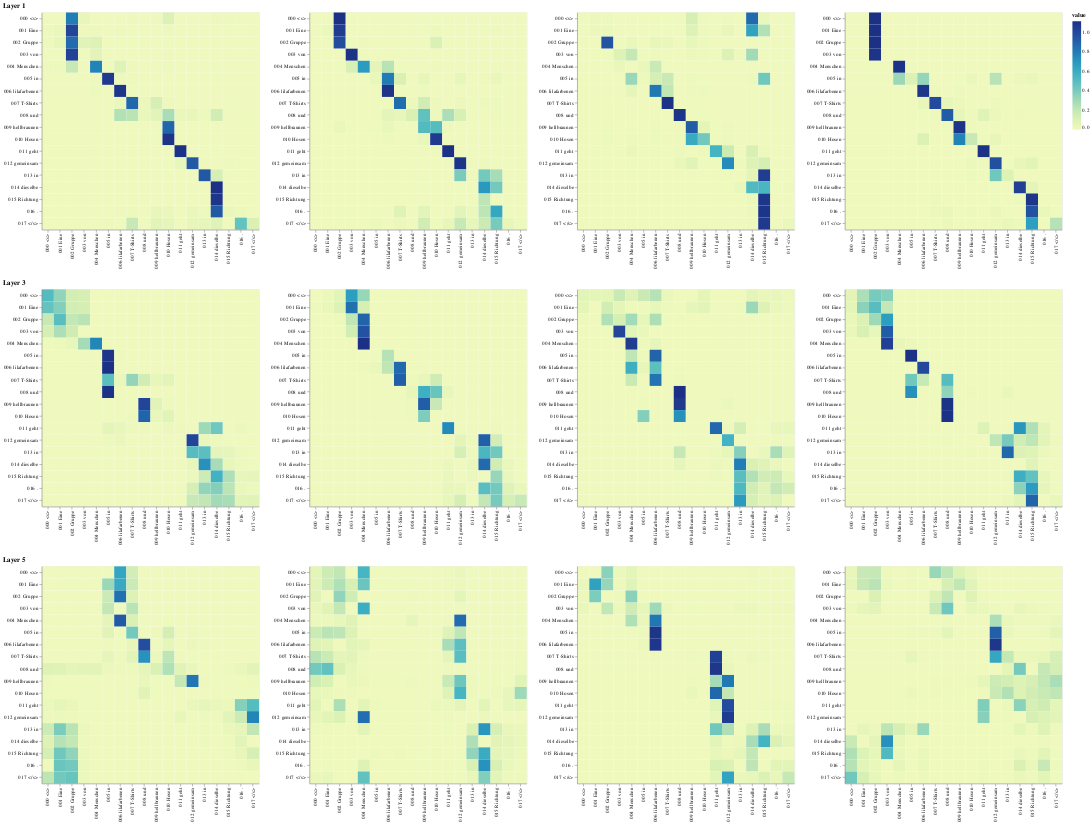

Source (notebook cell):
### Markdown cell above
## Encoder Self Attention

### Code cell
def viz_encoder_self():
    model, example_data = run_model_example(n_examples=1)
    example = example_data[
        len(example_data) - 1
    ]  # batch object for the final example

    layer_viz = [
        visualize_layer(
            model, layer, get_encoder, len(example[1]), example[1], example[1]
        )
        for layer in range(6)
    ]
    return alt.hconcat(
        layer_viz[0]
        # & layer_viz[1]
        & layer_viz[2]
        # & layer_viz[3]
        & layer_viz[4]
        # & layer_viz[5]
    )


show_example(viz_encoder_self)

### Figure 1 — Vega-Lite specification as saved in the notebook (floating-point values rounded to 4 significant figures; data arrays with more than 128 entries replaced by an {"elided": "..."} marker saying what was removed)
{"config": {"view": {"continuousWidth": 400, "continuousHeight": 300}}, "hconcat": [{"vconcat": [{"hconcat": [{"data": {"name": "data-410ad925c6985248ae8461c8b20f6113"}, "mark": "rect", "encoding": {"color": {"field": "value", "type": "quantitative"}, "tooltip": [{"field": "row", "type": "quantitative"}, {"field": "column", "type": "quantitative"}, {"field": "value", "type": "quantitative"}, {"field": "row_token", "type": "nominal"}, {"field": "col_token", "type": "nominal"}], "x": {"axis": {"title": ""}, "field": "col_token", "type": "nominal"}, "y": {"axis": {"title": ""}, "field": "row_token", "type": "nominal"}}, "height": 400, "selection": {"selector006": {"type": "interval", "bind": "scales", "encodings": ["x", "y"]}}, "width": 400}, {"data": {"name": "data-45b1ccbb2636426be5d4640a51d42b93"}, "mark": "rect", "encoding": {"color": {"field": "value", "type": "quantitative"}, "tooltip": [{"field": "row", "type": "quantitative"}, {"field": "column", "type": "quantitative"}, {"field": "value", "type": "quantitative"}, {"field": "row_token", "type": "nominal"}, {"field": "col_token", "type": "nominal"}], "x": {"axis": {"title": ""}, "field": "col_token", "type": "nominal"}, "y": {"axis": {"title": ""}, "field": "row_token", "type": "nominal"}}, "height": 400, "selection": {"selector008": {"type": "interval", "bind": "scales", "encodings": ["x", "y"]}}, "width": 400}, {"data": {"name": "data-fb06430bfce05b34d7898d86dd77b5d1"}, "mark": "rect", "encoding": {"color": {"field": "value", "type": "quantitative"}, "tooltip": [{"field": "row", "type": "quantitative"}, {"field": "column", "type": "quantitative"}, {"field": "value", "type": "quantitative"}, {"field": "row_token", "type": "nominal"}, {"field": "col_token", "type": "nominal"}], "x": {"axis": {"title": ""}, "field": "col_token", "type": "nominal"}, "y": {"axis": {"title": ""}, "field": "row_token", "type": "nominal"}}, "height": 400, "selection": {"selector010": {"type": "interval", "bind": "scales", "encodings": ["x", "y"]}}, "width": 400}, {"data": {"name": "data-398fc057dae258ed1b59e7a5680ed944"}, "mark": "rect", "encoding": {"color": {"field": "value", "type": "quantitative"}, "tooltip": [{"field": "row", "type": "quantitative"}, {"field": "column", "type": "quantitative"}, {"field": "value", "type": "quantitative"}, {"field": "row_token", "type": "nominal"}, {"field": "col_token", "type": "nominal"}], "x": {"axis": {"title": ""}, "field": "col_token", "type": "nominal"}, "y": {"axis": {"title": ""}, "field": "row_token", "type": "nominal"}}, "height": 400, "selection": {"selector012": {"type": "interval", "bind": "scales", "encodings": ["x", "y"]}}, "width": 400}]}, {"vconcat": [{"hconcat": [{"data": {"name": "data-632cca853ea100a721bca3bc59508f9e"}, "mark": "rect", "encoding": {"color": {"field": "value", "type": "quantitative"}, "tooltip": [{"field": "row", "type": "quantitative"}, {"field": "column", "type": "quantitative"}, {"field": "value", "type": "quantitative"}, {"field": "row_token", "type": "nominal"}, {"field": "col_token", "type": "nominal"}], "x": {"axis": {"title": ""}, "field": "col_token", "type": "nominal"}, "y": {"axis": {"title": ""}, "field": "row_token", "type": "nominal"}}, "height": 400, "selection": {"selector022": {"type": "interval", "bind": "scales", "encodings": ["x", "y"]}}, "width": 400}, {"data": {"name": "data-2b2768bcec41e7b0d11734608e0585ae"}, "mark": "rect", "encoding": {"color": {"field": "value", "type": "quantitative"}, "tooltip": [{"field": "row", "type": "quantitative"}, {"field": "column", "type": "quantitative"}, {"field": "value", "type": "quantitative"}, {"field": "row_token", "type": "nominal"}, {"field": "col_token", "type": "nominal"}], "x": {"axis": {"title": ""}, "field": "col_token", "type": "nominal"}, "y": {"axis": {"title": ""}, "field": "row_token", "type": "nominal"}}, "height": 400, "selection": {"selector024": {"type": "interval", "bind": "scales", "encodings": ["x", "y"]}}, "width": 400}, {"data": {"name": "data-c243e06a32a340a8a6fbbbddf2d34af3"}, "mark": "rect", "encoding": {"color": {"field": "value", "type": "quantitative"}, "tooltip": [{"field": "row", "type": "quantitative"}, {"field": "column", "type": "quantitative"}, {"field": "value", "type": "quantitative"}, {"field": "row_token", "type": "nominal"}, {"field": "col_token", "type": "nominal"}], "x": {"axis": {"title": ""}, "field": "col_token", "type": "nominal"}, "y": {"axis": {"title": ""}, "field": "row_token", "type": "nominal"}}, "height": 400, "selection": {"selector026": {"type": "interval", "bind": "scales", "encodings": ["x", "y"]}}, "width": 400}, {"data": {"name": "data-eeef9b4612aa92e32e5bde8588bf2e83"}, "mark": "rect", "encoding": {"color": {"field": "value", "type": "quantitative"}, "tooltip": [{"field": "row", "type": "quantitative"}, {"field": "column", "type": "quantitative"}, {"field": "value", "type": "quantitative"}, {"field": "row_token", "type": "nominal"}, {"field": "col_token", "type": "nominal"}], "x": {"axis": {"title": ""}, "field": "col_token", "type": "nominal"}, "y": {"axis": {"title": ""}, "field": "row_token", "type": "nominal"}}, "height": 400, "selection": {"selector028": {"type": "interval", "bind": "scales", "encodings": ["x", "y"]}}, "width": 400}]}], "title": "Layer 3"}, {"vconcat": [{"hconcat": [{"data": {"name": "data-e0a20c844874ca1c7616490b6a03454d"}, "mark": "rect", "encoding": {"color": {"field": "value", "type": "quantitative"}, "tooltip": [{"field": "row", "type": "quantitative"}, {"field": "column", "type": "quantitative"}, {"field": "value", "type": "quantitative"}, {"field": "row_token", "type": "nominal"}, {"field": "col_token", "type": "nominal"}], "x": {"axis": {"title": ""}, "field": "col_token", "type": "nominal"}, "y": {"axis": {"title": ""}, "field": "row_token", "type": "nominal"}}, "height": 400, "selection": {"selector038": {"type": "interval", "bind": "scales", "encodings": ["x", "y"]}}, "width": 400}, {"data": {"name": "data-6496d5132845f6f1bd40d82694024da5"}, "mark": "rect", "encoding": {"color": {"field": "value", "type": "quantitative"}, "tooltip": [{"field": "row", "type": "quantitative"}, {"field": "column", "type": "quantitative"}, {"field": "value", "type": "quantitative"}, {"field": "row_token", "type": "nominal"}, {"field": "col_token", "type": "nominal"}], "x": {"axis": {"title": ""}, "field": "col_token", "type": "nominal"}, "y": {"axis": {"title": ""}, "field": "row_token", "type": "nominal"}}, "height": 400, "selection": {"selector040": {"type": "interval", "bind": "scales", "encodings": ["x", "y"]}}, "width": 400}, {"data": {"name": "data-c82ef2254de11ffc6d95903e95f2464e"}, "mark": "rect", "encoding": {"color": {"field": "value", "type": "quantitative"}, "tooltip": [{"field": "row", "type": "quantitative"}, {"field": "column", "type": "quantitative"}, {"field": "value", "type": "quantitative"}, {"field": "row_token", "type": "nominal"}, {"field": "col_token", "type": "nominal"}], "x": {"axis": {"title": ""}, "field": "col_token", "type": "nominal"}, "y": {"axis": {"title": ""}, "field": "row_token", "type": "nominal"}}, "height": 400, "selection": {"selector042": {"type": "interval", "bind": "scales", "encodings": ["x", "y"]}}, "width": 400}, {"data": {"name": "data-6e8fa552f404884c502ada760281bddd"}, "mark": "rect", "encoding": {"color": {"field": "value", "type": "quantitative"}, "tooltip": [{"field": "row", "type": "quantitative"}, {"field": "column", "type": "quantitative"}, {"field": "value", "type": "quantitative"}, {"field": "row_token", "type": "nominal"}, {"field": "col_token", "type": "nominal"}], "x": {"axis": {"title": ""}, "field": "col_token", "type": "nominal"}, "y": {"axis": {"title": ""}, "field": "row_token", "type": "nominal"}}, "height": 400, "selection": {"selector044": {"type": "interval", "bind": "scales", "encodings": ["x", "y"]}}, "width": 400}]}], "title": "Layer 5"}], "title": "Layer 1"}], "$schema": "https://vega.github.io/schema/vega-lite/v4.17.0.json", "datasets": {"data-410ad925c6985248ae8461c8b20f6113": {"elided": "324 records"}, "data-45b1ccbb2636426be5d4640a51d42b93": {"elided": "324 records"}, "data-fb06430bfce05b34d7898d86dd77b5d1": {"elided": "324 records"}, "data-398fc057dae258ed1b59e7a5680ed944": {"elided": "324 records"}, "data-632cca853ea100a721bca3bc59508f9e": {"elided": "324 records"}, "data-2b2768bcec41e7b0d11734608e0585ae": {"elided": "324 records"}, "data-c243e06a32a340a8a6fbbbddf2d34af3": {"elided": "324 records"}, "data-eeef9b4612aa92e32e5bde8588bf2e83": {"elided": "324 records"}, "data-e0a20c844874ca1c7616490b6a03454d": {"elided": "324 records"}, "data-6496d5132845f6f1bd40d82694024da5": {"elided": "324 records"}, "data-c82ef2254de11ffc6d95903e95f2464e": {"elided": "324 records"}, "data-6e8fa552f404884c502ada760281bddd": {"elided": "324 records"}}}
